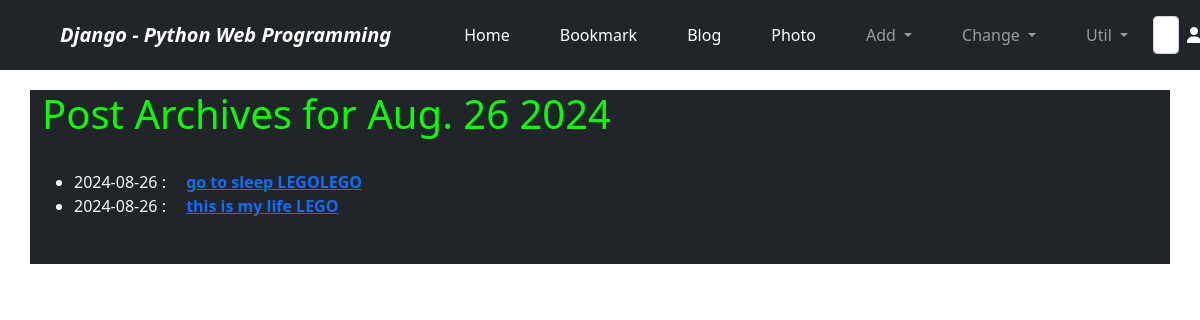
The app's page /blog/archive/today/ with its own data.
### blog/models.py (models this page shows, shortened)
class Post(models.Model):
    title = models.CharField('TITLE', max_length=50)
    slug = models.SlugField('SLUG', unique=True, allow_unicode=True, help_text='one word for title alias.')
    description = models.CharField('DESCRIPTION', max_length=100, blank=True, help_text='simple description text.')
    content = models.TextField('CONTENT')
    create_dt = models.DateTimeField('CREATE DATE', auto_now_add=True)
    modify_dt = models.DateTimeField('MODIFY DATE', auto_now=True)
    owner = models.ForeignKey(User, on_delete=models.CASCADE, null=True, blank=True, verbose_name='OWNER')
    tags = TaggableManager(blank=True)
    class Meta:
        verbose_name = 'post'
        verbose_name_plural = 'posts'
        db_table = 'blog_posts'
        ordering = ('-modify_dt',)
    def get_absolute_url(self):
        return reverse('blog:post_detail', args=(self.slug,))

### blog/views.py (the view)
# urls.py: path('archive/today/', PostTAV.as_view(), name='post_today_archive'),
class PostTAV(TodayArchiveView):
    model = Post
    date_field = 'modify_dt'

### blog/templates/blog/post_archive_day.html (shortened to what this page needs)
{% extends 'base.html' %}
{% block content %}
<h1 style="color:#09ff00">Post Archives for {{ day|date:'N d Y' }}</h1>
<br>
<div style="padding-bottom: 10px;">
    <ul>
        {% for post in object_list %}
        <li>{{post.modify_dt|date:'Y-m-d'}}&nbsp;:&emsp;
            <a href="{{post.get_absolute_url}}"><strong>{{post.title}}</strong></a>
        </li>
        {% endfor %}
    </ul>
</div>
{% endblock %}

### records on screen
Post: modify_dt "2024-08-26", title "go to sleep LEGOLEGO"
Post: modify_dt "2024-08-26", title "this is my life LEGO"

### other values on screen
{{ day|date:'N d Y' }} "Aug. 26 2024"
